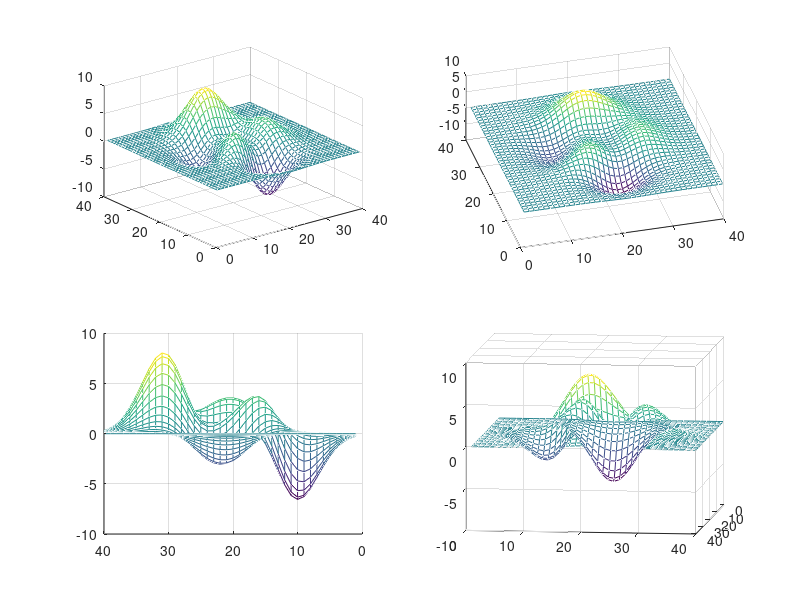

This figure's MATLAB source:
z=peaks(40);
figure;
subplot(2,2,1),mesh(z)
subplot(2,2,2),mesh(z),view(-15,60)
subplot(2,2,3),mesh(z),view(-90,0)
subplot(2,2,4),mesh(z),view(-7,-10)
